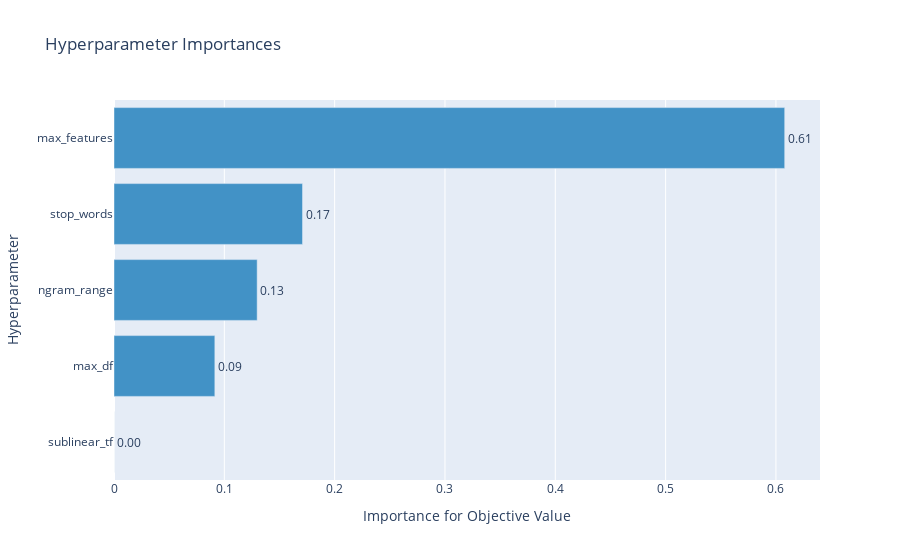

Notebook cell for this chart:
### Code cell
fig = optuna.visualization.plot_param_importances(study)
fig.write_image(f"tfidf_feature_importance_{ROLLING_WINDOW_SIZE}.png")
fig.show()

### Figure 1 — Plotly figure (JSON) as saved in the notebook; plotly's stock layout.template omitted (floating-point values rounded to 4 significant figures)
{"data": [{"cliponaxis": false, "hovertemplate": ["sublinear_tf (IntUniformDistribution): 0.0<extra></extra>", "max_df (DiscreteUniformDistribution): 0.09140770025683227<extra></extra>", "ngram_range (IntUniformDistribution): 0.12977193012342964<extra></extra>", "stop_words (CategoricalDistribution): 0.17087925386004252<extra></extra>", "max_features (IntUniformDistribution): 0.6079411157596957<extra></extra>"], "marker": {"color": "rgb(66,146,198)"}, "orientation": "h", "text": ["0.0", "0.09140770025683227", "0.12977193012342964", "0.17087925386004252", "0.6079411157596957"], "textposition": "outside", "texttemplate": "%{text:.2f}", "type": "bar", "x": [0, 0.09141, 0.1298, 0.1709, 0.6079], "y": ["sublinear_tf", "max_df", "ngram_range", "stop_words", "max_features"]}], "layout": {"showlegend": false, "title": {"text": "Hyperparameter Importances"}, "xaxis": {"title": {"text": "Importance for Objective Value"}}, "yaxis": {"title": {"text": "Hyperparameter"}}}}
